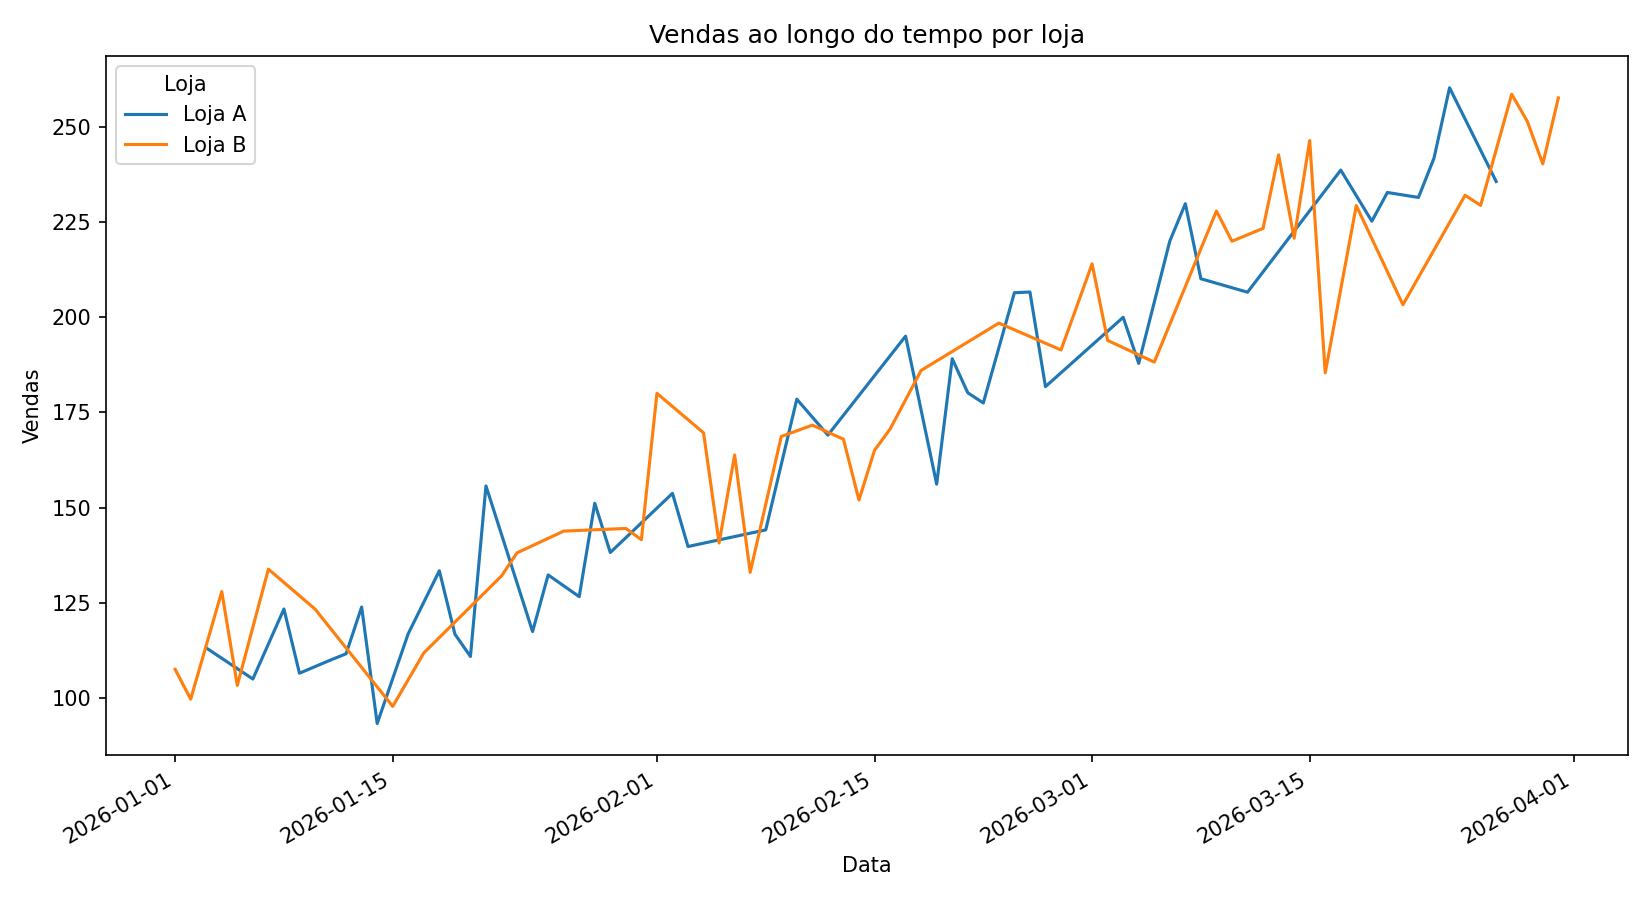

The Python source for this figure:
import pandas as pd
import matplotlib.pyplot as plt
from pathlib import Path

ARQUIVO = Path(__file__).resolve().parent / "dados_linhas.csv"
df = pd.read_csv(ARQUIVO)

df["data"] = pd.to_datetime(df["data"])
plt.figure(figsize=(11, 6))
for loja, grupo in df.groupby("loja"):
    grupo = grupo.sort_values("data")
    plt.plot(grupo["data"], grupo["vendas"], label=loja)
plt.title("Vendas ao longo do tempo por loja")
plt.xlabel("Data")
plt.ylabel("Vendas")
plt.legend(title="Loja")
plt.gcf().autofmt_xdate()
plt.tight_layout()
plt.savefig(Path(__file__).resolve().parent / "grafico_linhas.png", dpi=150)
plt.close()
